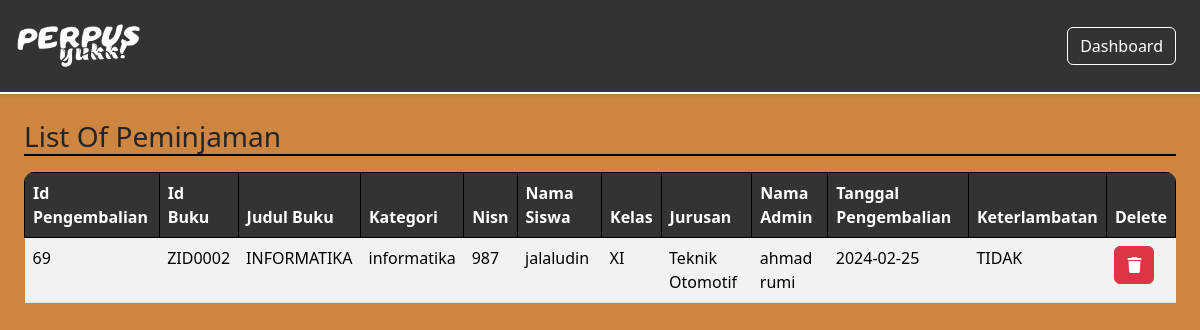
Page /DashboardPetugas/pengembalian/pengembalianBuku.php on the committed database.
### tables this page shows
CREATE TABLE `pengembalian` (
  `id_pengembalian` int(11) NOT NULL,
  `id_peminjaman` int(11) NOT NULL,
  `id_buku` varchar(20) NOT NULL,
  `nisn` int(11) NOT NULL,
  `id_admin` int(11) NOT NULL,
  `buku_kembali` date NOT NULL,
  `keterlambatan` enum('YA','TIDAK') NOT NULL
);

CREATE TABLE `buku` (
  `cover` varchar(255) NOT NULL,
  `id_buku` varchar(20) NOT NULL,
  `kategori` varchar(255) NOT NULL,
  `judul` varchar(255) NOT NULL,
  `pengarang` varchar(255) NOT NULL,
  `penerbit` varchar(255) NOT NULL,
  `tahun_terbit` date NOT NULL,
  `jumlah_halaman` int(50) NOT NULL,
  `buku_deskripsi` text NOT NULL,
  `isi_buku` varchar(250) NOT NULL
);

CREATE TABLE `member` (
  `nisn` int(11) NOT NULL,
  `kode_member` varchar(12) NOT NULL,
  `nama` varchar(255) NOT NULL,
  `password` varchar(255) NOT NULL,
  `jenis_kelamin` varchar(20) NOT NULL,
  `kelas` varchar(5) NOT NULL,
  `jurusan` varchar(50) NOT NULL,
  `no_tlp` varchar(15) NOT NULL,
  `tgl_pendaftaran` date NOT NULL
);

### config/config.php (called while the page is built, shortened)
<?php
$host = "127.0.0.1";
$username = "root";
$password = "";
$database_name = "perpustakaan";
$connection = mysqli_connect($host, $username, $password, $database_name);
function queryReadData($dataKategori) {
  global $connection;
  $result = mysqli_query($connection, $dataKategori);
  $items = [];
  while($item = mysqli_fetch_assoc($result)) {
    $items[] = $item;
  }
  return $items;
}
?>

### DashboardPetugas/pengembalian/pengembalianBuku.php (the view, shortened to what this page needs)
<?php
require "../../config/config.php";
$dataPeminjam = queryReadData("SELECT pengembalian.id_pengembalian, pengembalian.id_buku, buku.judul, buku.kategori, pengembalian.nisn, member.nama, member.kelas, member.jurusan, admin.nama_admin, pengembalian.buku_kembali, pengembalian.keterlambatan
FROM pengembalian
INNER JOIN buku ON pengembalian.id_buku = buku.id_buku
INNER JOIN member ON pengembalian.nisn = member.nisn
INNER JOIN admin ON pengembalian.id_admin = admin.id")
?>
<!DOCTYPE html>
<html lang="en">
  <head>
    <link rel="stylesheet" href="../../css/member.css">
    <link href="https://cdn.jsdelivr.net/npm/bootstrap@5.3.2/dist/css/bootstrap.min.css" rel="stylesheet">
  </head>
  <body>
    <nav class="navbar fixed-top shadow-sm">
      <div class="container-fluid p-1">
        <a class="navbar-brand" href="#">
          <img src="../../assets/logo.png" alt="logo" width="150px">
        </a>
        <a class="btn btn-tertiary" href="../dashboardPetugas.php">Dashboard</a>
      </div>
    </nav>
    <div class="p-4 mt-5">
      <div class="mt-5">
      <h3>List Of Peminjaman</h3>
      <div class="table-responsive mt-3">
    <table class="table table-striped table-hover">
     <thead>
      <tr>
        <th class="list">Id Pengembalian</th>
        <th class="list">Id Buku</th>
        <th class="list">Judul Buku</th>
        <th class="list">Kategori</th>
        <th class="list">Nisn</th>
        <th class="list">Nama Siswa</th>
        <th class="list">Kelas</th>
        <th class="list">Jurusan</th>
        <th class="list">Nama Admin</th>
        <th class="list">Tanggal Pengembalian</th>
        <th class="list">Keterlambatan</th>
        <th class="list">Delete</th>
      </tr>
    </thead>
        <?php foreach ($dataPeminjam as $item) : ?>
      <tr>
        <td><?= $item["id_pengembalian"]; ?></td>
        <td><?= $item["id_buku"]; ?></td>
        <td><?= $item["judul"]; ?></td>
        <td><?= $item["kategori"]; ?></td>
        <td><?= $item["nisn"]; ?></td>
        <td><?= $item["nama"]; ?></td>
        <td><?= $item["kelas"]; ?></td>
        <td><?= $item["jurusan"]; ?></td>
        <td><?= $item["nama_admin"]; ?></td>
        <td><?= $item["buku_kembali"]; ?></td>
        <td><?= $item["keterlambatan"]; ?></td>
        <td>
          <div class="action">
           <a href="deletePengembalian.php?id=<?= $item["id_pengembalian"]; ?>" class="btn btn-danger" onclick="return confirm('Yakin ingin menghapus data ?');"><i class="fa-solid fa-trash"></i></a>
           </div>
          </td>
      </tr>
        <?php endforeach; ?>
    </table>
  </div>
 </div>
</div>
  </body>
</html>

### css/member.css (style rules this page uses)
.container-fluid { background-color: #333 !important; }
.navbar { background-color: #333 !important; border-bottom: white 2px solid !important; }
.btn-tertiary { color: white !important; border: solid 1px white !important; margin-right: 20px; }
body { background-color: #CD853F !important; }
h3 { border-bottom: 2px solid black !important; }
.list { background-color: #333 !important; color: white !important; border: solid 1px black !important; }
.table-responsive { border-radius: 10px !important; }

### rows in the picture
pengembalian: id_pengembalian "69", id_buku "ZID0002", id_buku.judul "INFORMATIKA", id_buku.kategori "informatika", nisn "987", member.nama "jalaludin", member.kelas "XI", member.jurusan "Teknik Otomotif", id_admin.nama_admin "ahmad rumi", buku_kembali "2024-02-25", keterlambatan "TIDAK"
